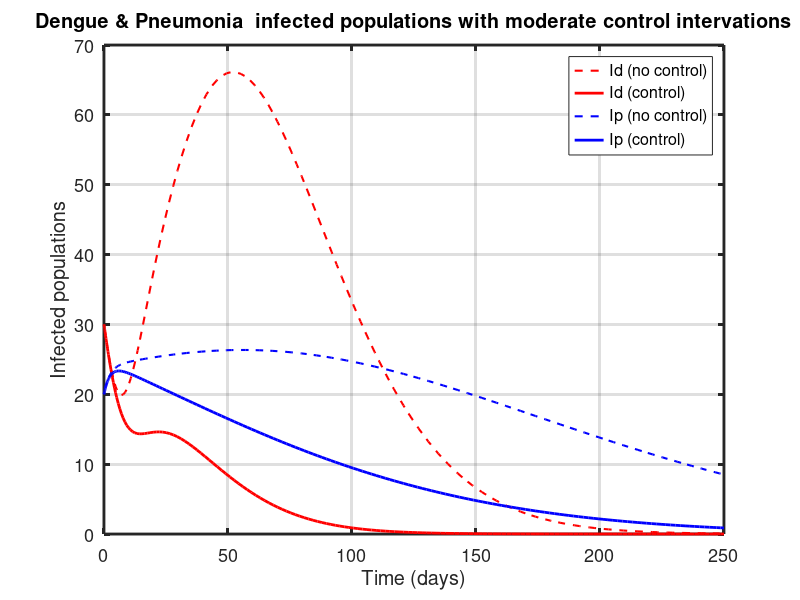

This chart was generated by the following MATLAB code:
%% Dengue-Pneumonia Co-infection Model with Control (Vector-driven Dengue)
function dengue_model_with_control_Tasmia
clear; clc;

%% Simulation time
tspan = [0 250]; % days

%% Initial conditions
S0 = 1000; Ed0 = 10; Id0 = 30; Rd0 = 0;
Ep0 = 10; Ip0 = 20; Rp0 = 0;
Idp0 = 0; V0 = 0; 
Sv0 = 5000; Ev0 = 10; Iv0 = 5;

y0 = [S0, Ed0, Id0, Rd0, Ep0, Ip0, Rp0, Idp0, V0, Sv0, Ev0, Iv0];

%% Baseline parameters
Lambda_h = 2000; Lambda_v = 5000;
mu_h = 1/(72*365); mu_v = 0.1;

beta_d = 0.15; beta_p = 0.08; beta_v = 0.7; b = 0.5;
gamma_d = 1/5.5; gamma_p = 1/3; gamma_v = 1/10;

tau_d = 1/7; tau_p = 1/14; tau_dp = 1/25;
delta_d = 0.001; delta_p = 0.005; delta_dp = 0.03;

omega_d = 1/180; omega_p = 1/(2*365);

rho_dp = 2.2; rho_pd = 1.5;
phi_d = 0.5; phi_p = 0.6;

epsilon_p = 1.5; epsilon_dv = 1.2;

sigma_d = 0.3; sigma_p = 0.4; sigma_v = 0.3;
alpha_d = 0.001; alpha_p = 0.002;

% Intervention controls (0=no, 1=full)
%c = 0.01; m = 0.01; l = 0.01; kappa_v = 0.1;
%c = 0.3; m = 0.3; l = 0.5; kappa_v = 0.8; %strong control
c = 0.15; m = 0.2; l = 0.2; kappa_v = 0.3; %moderate control

%% Effective parameters under control
beta_d_eff = beta_d*(1-c)*(1-m);
beta_p_eff = beta_p*(1-c);
beta_v_eff = beta_v*(1-kappa_v)*(1-l);
Lambda_v_eff = Lambda_v*(1-l);

%% =========================
%% WITHOUT CONTROL
%% =========================
ode_fun_no_control = @(t,y) dengue_model_vector(t,y,...
    beta_d,beta_p,beta_v,b,Lambda_h,Lambda_v,...
    gamma_d,gamma_p,gamma_v,...
    tau_d,tau_p,tau_dp,...
    delta_d,delta_p,delta_dp,...
    mu_h,mu_v,...
    rho_dp,rho_pd,phi_d,phi_p,...
    epsilon_p,epsilon_dv,...
    sigma_d,sigma_p,sigma_v,...
    alpha_d,alpha_p);

[t1,Y1] = ode45(ode_fun_no_control,tspan,y0);

%% =========================
%% WITH CONTROL
%% =========================
ode_fun_control = @(t,y) dengue_model_vector(t,y,...
    beta_d_eff,beta_p_eff,beta_v_eff,b,Lambda_h,Lambda_v_eff,...
    gamma_d,gamma_p,gamma_v,...
    tau_d,tau_p,tau_dp,...
    delta_d,delta_p,delta_dp,...
    mu_h,mu_v,...
    rho_dp,rho_pd,phi_d,phi_p,...
    epsilon_p,epsilon_dv,...
    sigma_d,sigma_p,sigma_v,...
    alpha_d,alpha_p);

[t2,Y2] = ode45(ode_fun_control,tspan,y0);

%% =========================
%% Plot results
%% =========================
figure;

plot(t1,Y1(:,3),'r--','LineWidth',1.5); hold on; % Id
plot(t2,Y2(:,3),'r','LineWidth',2);

plot(t1,Y1(:,6),'b--','LineWidth',1.5); % Ip
plot(t2,Y2(:,6),'b','LineWidth',2);

% plot(t1,Y1(:,8),'m--','LineWidth',1.5); % Idp
% plot(t2,Y2(:,8),'m','LineWidth',2);

%plot(t1,Y1(:,12),'k--','LineWidth',1.5); % Iv
%plot(t2,Y2(:,12),'k','LineWidth',2);

xlabel('Time (days)','FontSize', 13);
ylabel('Infected populations','FontSize', 13);
title('Dengue & Pneumonia  infected populations with moderate control intervations','FontSize', 13);
%title('Dengue & Pneumonia  infected populations with Strong control intervations','FontSize', 13);
legend('Id (no control)','Id (control)',...
       'Ip (no control)','Ip (control)',...
       'Iv (no control)','Iv (control)',...
       'Location','northeast');
   set(gca, 'FontSize', 13, 'LineWidth', 2);
%legend('Id (no control)','Id (control)',...
%       'Ip (no control)','Ip (control)',...
%       'Idp (no control)','Idp (control)',...
%       'Iv (no control)','Iv (control)',...
%       'Location','northeast');
grid on;

%% =========================================================
%% ODE FUNCTION
%% =========================================================
end
function dy = dengue_model_vector(~,y,...
    beta_d,beta_p,beta_v,b,Lambda_h,Lambda_v,...
    gamma_d,gamma_p,gamma_v,...
    tau_d,tau_p,tau_dp,...
    delta_d,delta_p,delta_dp,...
    mu_h,mu_v,...
    rho_dp,rho_pd,phi_d,phi_p,...
    epsilon_p,epsilon_dv,...
    sigma_d,sigma_p,sigma_v,...
    alpha_d,alpha_p)

    % States
    S = y(1); Ed = y(2); Id = y(3); Rd = y(4);
    Ep = y(5); Ip = y(6); Rp = y(7); Idp = y(8);
    V = y(9); Sv = y(10); Ev = y(11); Iv = y(12);

    Nh = S + Ed + Id + Rd + Ep + Ip + Rp + Idp + V;

    %% Human dynamics
    dS = Lambda_h ...
        - beta_d*(Iv/Nh)*S ...
        - beta_p*(Ip + epsilon_p*Idp)/Nh*S ...
        - (mu_h + alpha_d + alpha_p)*S;

    dEd = beta_d*(Iv/Nh)*(S + sigma_p*Rp + sigma_v*V) ...
        - (gamma_d + mu_h)*Ed ...
        - rho_dp*beta_p*(Ip + epsilon_p*Idp)/Nh*Ed;

    dId = gamma_d*Ed ...
        - (mu_h + delta_d + tau_d)*Id ...
        - rho_dp*beta_p*(Ip + epsilon_p*Idp)/Nh*Id;

    dRd = tau_d*Id ...
        - mu_h*Rd ...
        - phi_d*beta_p*(Ip + epsilon_p*Idp)/Nh*Rd;

    dEp = beta_p*(Ip + epsilon_p*Idp)/Nh*(S + sigma_d*Rd + sigma_v*V) ...
        - (gamma_p + mu_h)*Ep ...
        - rho_pd*beta_d*(Iv/Nh)*Ep;

    dIp = gamma_p*Ep ...
        - (mu_h + delta_p + tau_p)*Ip ...
        - rho_pd*beta_d*(Iv/Nh)*Ip;

    dRp = tau_p*Ip ...
        - mu_h*Rp ...
        - phi_p*beta_d*(Iv/Nh)*Rp;

    dIdp = rho_dp*beta_p*(Ip + epsilon_p*Idp)/Nh*(Ed + Id) ...
         + rho_pd*beta_d*(Iv/Nh)*(Ep + Ip) ...
         + phi_d*beta_p*(Ip + epsilon_p*Idp)/Nh*Rd ...
         + phi_p*beta_d*(Iv/Nh)*Rp ...
         - (mu_h + delta_dp + tau_dp)*Idp;

    dV = alpha_d*S + alpha_p*S ...
        - mu_h*V ...
        - sigma_v*beta_d*(Iv/Nh)*V ...
        - sigma_v*beta_p*(Ip + epsilon_p*Idp)/Nh*V;

    %% Mosquito dynamics
    dSv = Lambda_v ...
        - beta_v*b*(Id + epsilon_dv*Idp)/Nh*Sv ...
        - mu_v*Sv;

    dEv = beta_v*b*(Id + epsilon_dv*Idp)/Nh*Sv ...
        - (gamma_v + mu_v)*Ev;

    dIv = gamma_v*Ev - mu_v*Iv;

    %% Combine
    dy = [dS; dEd; dId; dRd; dEp; dIp; dRp; dIdp; dV; dSv; dEv; dIv];
end
